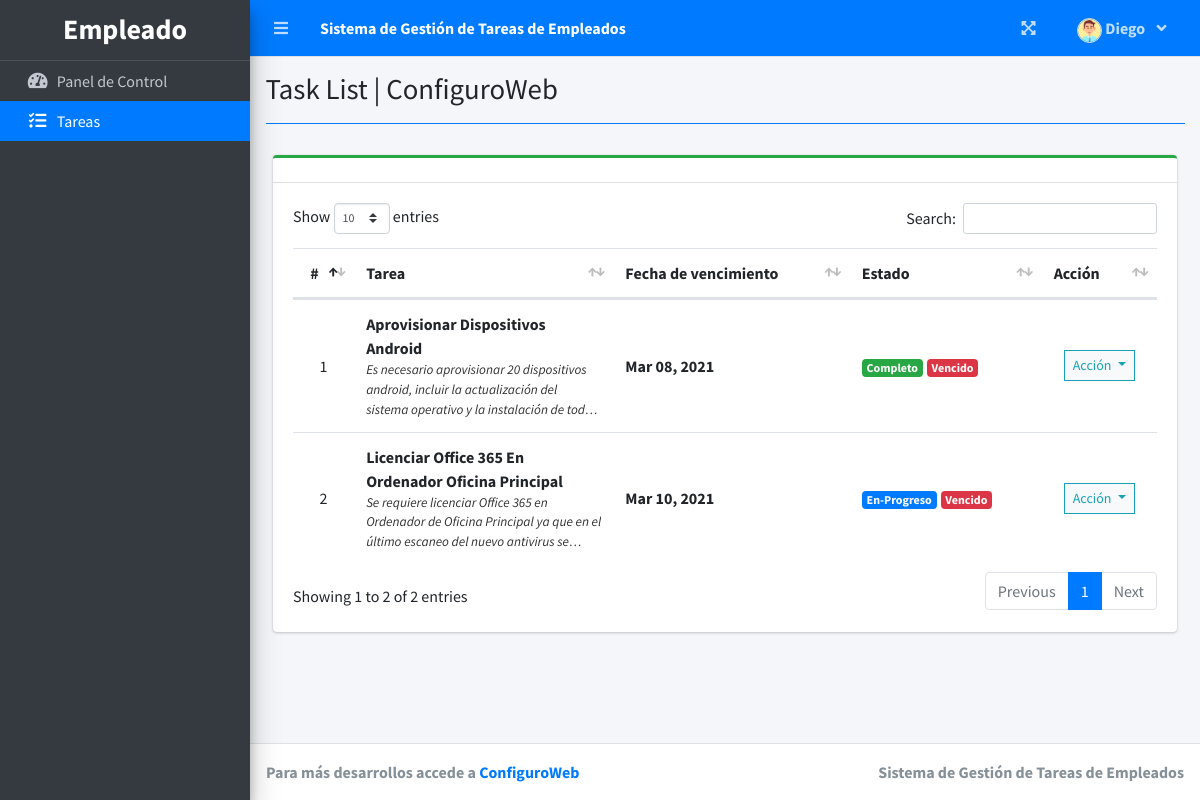
Screenshot of /index.php?page=task_list (signed in) with the database file from the repository.
### tables this page shows
CREATE TABLE `task_list` (
  `id` int(30) NOT NULL,
  `task` varchar(200) NOT NULL,
  `description` text NOT NULL,
  `employee_id` int(30) NOT NULL,
  `due_date` date NOT NULL,
  `completed` date NOT NULL,
  `status` int(1) NOT NULL COMMENT '0=pending, 1=on-progress,3=Completed',
  `date_created` datetime NOT NULL DEFAULT current_timestamp()
);

### task_list.php (the view, shortened to what this page needs)
<?php include'db_connect.php' ?>
<div class="col-lg-12">
	<div class="card card-outline card-success">
		<div class="card-header">
		</div>
		<div class="card-body">
			<table class="table tabe-hover table-condensed" id="list">
				<thead>
					<tr>
						<th class="text-center">#</th>
						<th width="30%">Tarea</th>
						<th>Fecha de vencimiento</th>
						<th>Estado</th>
						<th>Acción</th>
					</tr>
				</thead>
				<tbody>
					<?php
					$i = 1;
					$where = "";
					if($_SESSION['login_type'] == 0)
						$where = " where t.employee_id = '{$_SESSION['login_id']}' ";
					elseif($_SESSION['login_type'] == 1)
						$where = " where e.evaluator_id = {$_SESSION['login_id']} ";
					$qry = $conn->query("SELECT t.*,concat(e.lastname,', ',e.firstname,' ',e.middlename) as name FROM task_list t inner join employee_list e on e.id = t.employee_id $where order by unix_timestamp(t.date_created) asc");
					while($row= $qry->fetch_assoc()):
						$trans = get_html_translation_table(HTML_ENTITIES,ENT_QUOTES);
						unset($trans["\""], $trans["<"], $trans[">"], $trans["<h2"]);
						$desc = strtr(html_entity_decode($row['description']),$trans);
						$desc=str_replace(array("<li>","</li>"), array("",", "), $desc);
					?>
					<tr>
						<td class="text-center"><?php echo $i++ ?></td>
						<td>
							<p><b><?php echo ucwords($row['task']) ?></b></p>
							<p class="truncate"><?php echo strip_tags($desc) ?></p>
						</td>
						<td><b><?php echo date("M d, Y",strtotime($row['due_date'])) ?></b></td>
						<td>
                        	<?php
                        	if($row['status'] == 0){
						  		echo "<span class='badge badge-info'>Pendiente</span>";
                        	}elseif($row['status'] == 1){
						  		echo "<span class='badge badge-primary'>En-Progreso</span>";
                        	}elseif($row['status'] == 2){
						  		echo "<span class='badge badge-success'>Completo</span>";
                        	}
                        	if(strtotime($row['due_date']) < strtotime(date('Y-m-d'))){
						  		echo "<span class='badge badge-danger mx-1'>Vencido</span>";
                        	}
                        	?>
                        </td>
						<td class="text-center">
							<button type="button" class="btn btn-default btn-sm btn-flat border-info wave-effect text-info dropdown-toggle" data-toggle="dropdown" aria-expanded="true">
		                      Acción
		                    </button>
						</td>
					</tr>
				<?php endwhile; ?>
				</tbody>
			</table>
		</div>
	</div>
</div>

### index.php (shortened to what this page needs)
<!DOCTYPE html>
<html lang="es">
<?php
	include 'header.php'
?>
<body class="hold-transition sidebar-mini layout-fixed layout-navbar-fixed layout-footer-fixed">
<div class="wrapper">
  <?php include 'topbar.php' ?>
  <?php include 'sidebar.php' ?>
  <div class="content-wrapper">
    <div class="content-header">
      <div class="container-fluid">
        <div class="row mb-2">
          <div class="col-sm-6">
            <h1 class="m-0"><?php echo $title ?> | ConfiguroWeb</h1>
          </div>
        </div>
            <hr class="border-primary">
      </div>
    </div>
    <section class="content">
      <div class="container-fluid">
         <?php
            $page = isset($_GET['page']) ? $_GET['page'] : 'home';
            if(!file_exists($page.".php")){
                include '404.html';
            }else{
            include $page.'.php';
            }
          ?>
      </div>
    </section>
  </div>
  <footer class="main-footer">
    <strong>Para más desarrollos accede a <a href="https://configuroweb.com/">ConfiguroWeb</a></strong>
    <div class="float-right d-none d-sm-inline-block">
      <b><?php echo $_SESSION['system']['name'] ?></b>
    </div>
  </footer>
</div>
</body>
</html>

### header.php (shortened to what this page needs)
<head>
  <?php
  $title = isset($_GET['page']) ? ucwords(str_replace("_", ' ', $_GET['page'])) : "Home";
  ?>
  <link rel="stylesheet" href="assets/plugins/fontawesome-free/css/all.min.css">
  <link rel="stylesheet" href="assets/plugins/overlayScrollbars/css/OverlayScrollbars.min.css">
  <link rel="stylesheet" href="assets/plugins/datatables-bs4/css/dataTables.bootstrap4.min.css">
  <link rel="stylesheet" href="assets/plugins/datatables-responsive/css/responsive.bootstrap4.min.css">
  <link rel="stylesheet" href="assets/plugins/datatables-buttons/css/buttons.bootstrap4.min.css">
  <link rel="stylesheet" href="assets/plugins/select2/css/select2.min.css">
  <link rel="stylesheet" href="assets/plugins/select2-bootstrap4-theme/select2-bootstrap4.min.css">
  <link rel="stylesheet" href="assets/plugins/sweetalert2-theme-bootstrap-4/bootstrap-4.min.css">
  <link rel="stylesheet" href="assets/plugins/toastr/toastr.min.css">
  <link rel="stylesheet" href="assets/plugins/dropzone/min/dropzone.min.css">
  <link rel="stylesheet" href="assets/dist/css/jquery.datetimepicker.min.css">
  <link rel="stylesheet" href="assets/plugins/icheck-bootstrap/icheck-bootstrap.min.css">
  <link rel="stylesheet" href="assets/plugins/bootstrap4-toggle/css/bootstrap4-toggle.min.css">
  <link rel="stylesheet" href="assets/dist/css/adminlte.min.css">
  <link rel="stylesheet" href="assets/dist/css/styles.css">
  <link rel="stylesheet" href="assets/plugins/summernote/summernote-bs4.min.css">
</head>

### topbar.php (shortened to what this page needs)
<nav class="main-header navbar navbar-expand navbar-primary navbar-dark ">
  <ul class="navbar-nav">
    <?php if(isset($_SESSION['login_id'])): ?>
    <li class="nav-item">
      <a class="nav-link" data-widget="pushmenu" href="" role="button"><i class="fas fa-bars"></i></a>
    </li>
  <?php endif; ?>
    <li>
      <a class="nav-link text-white"  href="./" role="button"> <large><b><?php echo $_SESSION['system']['name'] ?></b></large></a>
    </li>
  </ul>
  <ul class="navbar-nav ml-auto">
    <li class="nav-item">
      <a class="nav-link" data-widget="fullscreen" href="#" role="button">
        <i class="fas fa-expand-arrows-alt"></i>
      </a>
    </li>
   <li class="nav-item dropdown">
          <a class="nav-link"  data-toggle="dropdown" aria-expanded="true" href="javascript:void(0)">
            <span>
              <div class="d-felx badge-pill">
                <span class=""><img src="assets/uploads/<?php echo $_SESSION['login_avatar'] ?>" alt="" class="user-img border "></span>
                <span><b><?php echo ucwords($_SESSION['login_firstname']) ?></b></span>
                <span class="fa fa-angle-down ml-2"></span>
              </div>
            </span>
          </a>
    </li>
  </ul>
</nav>

### sidebar.php (shortened to what this page needs)
<aside class="main-sidebar sidebar-dark-primary elevation-4">
  <div class="dropdown">
 	<a href="./" class="brand-link">
      <?php if($_SESSION['login_type'] == 2): ?>
      <h3 class="text-center p-0 m-0"><b>Administrador</b></h3>
      <?php elseif($_SESSION['login_type'] == 1): ?>
      <h3 class="text-center p-0 m-0"><b>Evaluador</b></h3>
       <?php else: ?>
      <h3 class="text-center p-0 m-0"><b>Empleado</b></h3>
      <?php endif; ?>
  </a>
  </div>
  <div class="sidebar pb-4 mb-4">
    <nav class="mt-2">
      <ul class="nav nav-pills nav-sidebar flex-column nav-flat" data-widget="treeview" role="menu" data-accordion="false">
       <li class="nav-item dropdown">
          <a href="./" class="nav-link nav-home">
            <i class="nav-icon fas fa-tachometer-alt"></i>
            <p>
              Panel de Control
            </p>
          </a>
        </li>
        <li class="nav-item dropdown">
          <a href="./index.php?page=task_list" class="nav-link nav-task_list">
            <i class="nav-icon fas fa-tasks"></i>
            <p>
              Tareas
            </p>
          </a>
        </li>
      </ul>
    </nav>
  </div>
</aside>

### topbar.php (style rules this page uses)
.user-img { border-radius: 50%; height: 25px; width: 25px; object-fit: cover; }

### task_list.php (style rules this page uses)
table p { margin: unset !important; }
table td { vertical-align: middle !important }

### rows the page displays
task_list: task "Aprovisionar Dispositivos Android", description "Es necesario aprovisionar 20 dispositivos android, incluir la actualización del sistema operativo y la instalación de…", due_date "Mar 08, 2021", status "Completo", shows "Vencido"
task_list: task "Licenciar Office 365 En Ordenador Oficina Principal", description "Se requiere licenciar Office 365 en Ordenador de Oficina Principal ya que en el último escaneo del nuevo antivirus…", due_date "Mar 10, 2021", status "En-Progreso", shows "Vencido"

### other values shown
$_SESSION['system']['name'] "Sistema de Gestión de Tareas de Empleados"
$_SESSION['login_firstname'] "Diego"
$title "Task List"
